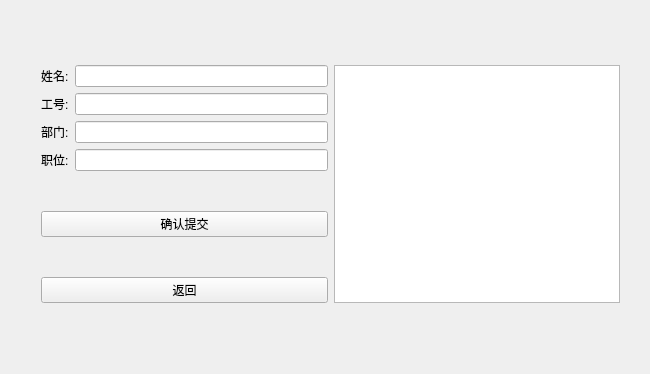
<?xml version="1.0" encoding="UTF-8"?>
<ui version="4.0">
 <class>infomationInput</class>
 <widget class="QWidget" name="infomationInput">
  <property name="geometry">
   <rect>
    <x>0</x>
    <y>0</y>
    <width>650</width>
    <height>374</height>
   </rect>
  </property>
  <property name="windowTitle">
   <string>信息录入</string>
  </property>
  <widget class="QWidget" name="">
   <property name="geometry">
    <rect>
     <x>30</x>
     <y>20</y>
     <width>601</width>
     <height>331</height>
    </rect>
   </property>
   <layout class="QGridLayout" name="gridLayout_2">
    <item row="0" column="0">
     <layout class="QGridLayout" name="gridLayout">
      <item row="0" column="0">
       <layout class="QHBoxLayout" name="horizontalLayout">
        <item>
         <widget class="QLabel" name="label">
          <property name="text">
           <string>姓名:</string>
          </property>
         </widget>
        </item>
        <item>
         <widget class="QLineEdit" name="info_Name"/>
        </item>
       </layout>
      </item>
      <item row="1" column="0">
       <layout class="QHBoxLayout" name="horizontalLayout_2">
        <item>
         <widget class="QLabel" name="label_2">
          <property name="text">
           <string>工号:</string>
          </property>
         </widget>
        </item>
        <item>
         <widget class="QLineEdit" name="info_Id"/>
        </item>
       </layout>
      </item>
      <item row="2" column="0">
       <layout class="QHBoxLayout" name="horizontalLayout_3">
        <item>
         <widget class="QLabel" name="label_3">
          <property name="text">
           <string>部门:</string>
          </property>
         </widget>
        </item>
        <item>
         <widget class="QLineEdit" name="info_Department"/>
        </item>
       </layout>
      </item>
      <item row="3" column="0">
       <layout class="QHBoxLayout" name="horizontalLayout_4">
        <item>
         <widget class="QLabel" name="label_4">
          <property name="text">
           <string>职位:</string>
          </property>
         </widget>
        </item>
        <item>
         <widget class="QLineEdit" name="info_Post"/>
        </item>
       </layout>
      </item>
     </layout>
    </item>
    <item row="0" column="1" rowspan="3">
     <widget class="QListWidget" name="listWidget"/>
    </item>
    <item row="1" column="0">
     <widget class="QPushButton" name="btnSure">
      <property name="text">
       <string>确认提交</string>
      </property>
     </widget>
    </item>
    <item row="2" column="0">
     <widget class="QPushButton" name="btnReturn">
      <property name="text">
       <string>返回</string>
      </property>
     </widget>
    </item>
   </layout>
  </widget>
 </widget>
 <layoutdefault spacing="6" margin="11"/>
 <resources/>
 <connections/>
</ui>
